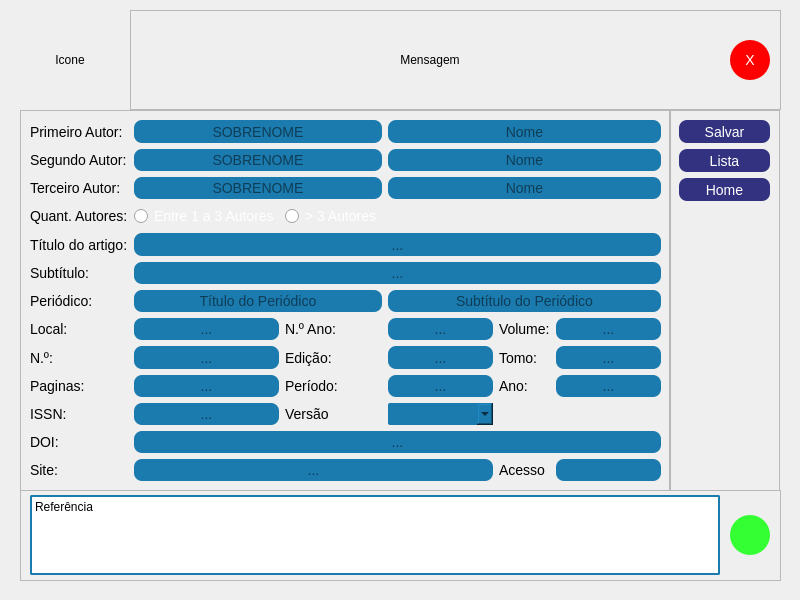
     <widget class="QWidget" name="page_sistema_artigo">
      <widget class="QFrame" name="frame_artigo_principal">
       <property name="geometry">
        <rect>
         <x>10</x>
         <y>10</y>
         <width>781</width>
         <height>581</height>
        </rect>
       </property>
       <property name="frameShape">
        <enum>QFrame::NoFrame</enum>
       </property>
       <property name="frameShadow">
        <enum>QFrame::Plain</enum>
       </property>
       <widget class="QLabel" name="label_icon_artigo">
        <property name="geometry">
         <rect>
          <x>10</x>
          <y>0</y>
          <width>100</width>
          <height>100</height>
         </rect>
        </property>
        <property name="text">
         <string>Icone</string>
        </property>
        <property name="alignment">
         <set>Qt::AlignCenter</set>
        </property>
       </widget>
       <widget class="QFrame" name="frame_artigo_msg">
        <property name="geometry">
         <rect>
          <x>120</x>
          <y>0</y>
          <width>651</width>
          <height>100</height>
         </rect>
        </property>
        <property name="styleSheet">
         <string notr="true">QLabel {
	border-radius: 2px;
}</string>
        </property>
        <property name="frameShape">
         <enum>QFrame::StyledPanel</enum>
        </property>
        <property name="frameShadow">
         <enum>QFrame::Raised</enum>
        </property>
        <widget class="QLabel" name="label_artigo_msg">
         <property name="geometry">
          <rect>
           <x>15</x>
           <y>35</y>
           <width>570</width>
           <height>30</height>
          </rect>
         </property>
         <property name="text">
          <string>Mensagem</string>
         </property>
         <property name="alignment">
          <set>Qt::AlignCenter</set>
         </property>
        </widget>
        <widget class="QPushButton" name="pushButton_artigo_fechar_msg">
         <property name="geometry">
          <rect>
           <x>600</x>
           <y>30</y>
           <width>40</width>
           <height>40</height>
          </rect>
         </property>
         <property name="styleSheet">
          <string notr="true">QPushButton{
	background-color: rgb(255, 0, 0);
	border-radius: 20px;
	font-size: 14px;
	color: white;
}</string>
         </property>
         <property name="text">
          <string>X</string>
         </property>
        </widget>
       </widget>
       <widget class="QFrame" name="frame_artigo_cadastro">
        <property name="geometry">
         <rect>
          <x>10</x>
          <y>100</y>
          <width>651</width>
          <height>381</height>
         </rect>
        </property>
        <property name="styleSheet">
         <string notr="true">QLabel {
	font-family: 'Candara', Arial, sans-serif;
	font-size: 14px;
}
QLineEdit {
	font-family: 'Candara', Arial, sans-serif;
	font-size: 14px;
	background-color: rgb(27, 122, 174);
	border-radius: 8px;
	height: 23px;
}
QPushButton {
	font-family: 'Candara', Arial, sans-serif;
	font-size: 14px;
	background-color: rgb(51, 50, 128);
	border-radius: 8px;
	height: 23px;
	color: rgb(255, 255, 255);
}
QRadioButton {
	font-family: 'Candara', Arial, sans-serif;
	font-size: 14px;
	color: rgb(255, 255, 255);
	height: 23px;
}
QComboBox{
	font-family: 'Candara', Arial, sans-serif;
	font-size: 14px;
	background-color: rgb(27, 122, 174);
	border-radius: 2px;
	height: 23px;
}
QComboBox QAbstractItemView {
	background-color: rgb(27, 122, 174);
	color: white
}</string>
        </property>
        <property name="frameShape">
         <enum>QFrame::StyledPanel</enum>
        </property>
        <property name="frameShadow">
         <enum>QFrame::Raised</enum>
        </property>
        <layout class="QGridLayout" name="gridLayout_3">
         <item row="11" column="0">
          <widget class="QLabel" name="label_artigo_doi">
           <property name="text">
            <string>DOI:</string>
           </property>
          </widget>
         </item>
         <item row="8" column="4">
          <widget class="QLineEdit" name="lineEdit_artigo_edicao">
           <property name="alignment">
            <set>Qt::AlignCenter</set>
           </property>
           <property name="placeholderText">
            <string>...</string>
           </property>
          </widget>
         </item>
         <item row="9" column="5">
          <widget class="QLabel" name="label_artigo_ano">
           <property name="text">
            <string>Ano:</string>
           </property>
          </widget>
         </item>
         <item row="9" column="3">
          <widget class="QLabel" name="label_artigo_periodo">
           <property name="text">
            <string>Período:</string>
           </property>
          </widget>
         </item>
         <item row="7" column="6">
          <widget class="QLineEdit" name="lineEdit_artigo_volume">
           <property name="alignment">
            <set>Qt::AlignCenter</set>
           </property>
           <property name="placeholderText">
            <string>...</string>
           </property>
          </widget>
         </item>
         <item row="8" column="5">
          <widget class="QLabel" name="label_artigo_tomo">
           <property name="text">
            <string>Tomo:</string>
           </property>
          </widget>
         </item>
         <item row="9" column="4">
          <widget class="QLineEdit" name="lineEdit_artigo_periodo">
           <property name="alignment">
            <set>Qt::AlignCenter</set>
           </property>
           <property name="placeholderText">
            <string>...</string>
           </property>
          </widget>
         </item>
         <item row="6" column="0">
          <widget class="QLabel" name="label_artigo_periodico">
           <property name="text">
            <string>Periódico:</string>
           </property>
          </widget>
         </item>
         <item row="7" column="5">
          <widget class="QLabel" name="label_artigo_volume">
           <property name="text">
            <string>Volume:</string>
           </property>
          </widget>
         </item>
         <item row="10" column="0">
          <widget class="QLabel" name="label_artigo_issn">
           <property name="text">
            <string>ISSN:</string>
           </property>
          </widget>
         </item>
         <item row="10" column="2">
          <widget class="QLineEdit" name="lineEdit_artigo_issn">
           <property name="alignment">
            <set>Qt::AlignCenter</set>
           </property>
           <property name="placeholderText">
            <string>...</string>
           </property>
          </widget>
         </item>
         <item row="9" column="6">
          <widget class="QLineEdit" name="lineEdit_artigo_ano">
           <property name="alignment">
            <set>Qt::AlignCenter</set>
           </property>
           <property name="placeholderText">
            <string>...</string>
           </property>
          </widget>
         </item>
         <item row="10" column="3">
          <widget class="QLabel" name="label_artigo_versao">
           <property name="text">
            <string>Versão</string>
           </property>
          </widget>
         </item>
         <item row="10" column="4">
          <widget class="QComboBox" name="comboBox_artigo_versao">
           <item>
            <property name="text">
             <string/>
            </property>
           </item>
           <item>
            <property name="text">
             <string>Físico</string>
            </property>
           </item>
           <item>
            <property name="text">
             <string>Online</string>
            </property>
           </item>
          </widget>
         </item>
         <item row="9" column="2">
          <widget class="QLineEdit" name="lineEdit_artigo_paginas">
           <property name="alignment">
            <set>Qt::AlignCenter</set>
           </property>
           <property name="placeholderText">
            <string>...</string>
           </property>
          </widget>
         </item>
         <item row="1" column="2" colspan="2">
          <widget class="QLineEdit" name="lineEdit_artigo_sobrenome_s_autor">
           <property name="alignment">
            <set>Qt::AlignCenter</set>
           </property>
           <property name="placeholderText">
            <string>SOBRENOME</string>
           </property>
          </widget>
         </item>
         <item row="1" column="4" colspan="3">
          <widget class="QLineEdit" name="lineEdit_artigo_nome_s_autor">
           <property name="alignment">
            <set>Qt::AlignCenter</set>
           </property>
           <property name="placeholderText">
            <string>Nome</string>
           </property>
          </widget>
         </item>
         <item row="9" column="0">
          <widget class="QLabel" name="label_artigo_paginas">
           <property name="text">
            <string>Paginas:</string>
           </property>
          </widget>
         </item>
         <item row="1" column="0">
          <widget class="QLabel" name="label_artigo_s_autor">
           <property name="text">
            <string>Segundo Autor:</string>
           </property>
          </widget>
         </item>
         <item row="12" column="5">
          <widget class="QLabel" name="label_artigo_data_acesso">
           <property name="text">
            <string>Acesso</string>
           </property>
          </widget>
         </item>
         <item row="2" column="2" colspan="2">
          <widget class="QLineEdit" name="lineEdit_artigo_sobrenome_t_autor">
           <property name="alignment">
            <set>Qt::AlignCenter</set>
           </property>
           <property name="placeholderText">
            <string>SOBRENOME</string>
           </property>
          </widget>
         </item>
         <item row="2" column="4" colspan="3">
          <widget class="QLineEdit" name="lineEdit_artigo_nome_t_autor">
           <property name="alignment">
            <set>Qt::AlignCenter</set>
           </property>
           <property name="placeholderText">
            <string>Nome</string>
           </property>
          </widget>
         </item>
         <item row="2" column="0">
          <widget class="QLabel" name="label_artigo_t_autor">
           <property name="text">
            <string>Terceiro Autor:</string>
           </property>
          </widget>
         </item>
         <item row="12" column="0">
          <widget class="QLabel" name="label_artigo_site">
           <property name="text">
            <string>Site:</string>
           </property>
          </widget>
         </item>
         <item row="12" column="2" colspan="3">
          <widget class="QLineEdit" name="lineEdit_artigo_site">
           <property name="alignment">
            <set>Qt::AlignCenter</set>
           </property>
           <property name="placeholderText">
            <string>...</string>
           </property>
          </widget>
         </item>
         <item row="7" column="4">
          <widget class="QLineEdit" name="lineEdit_artigo_num_ano">
           <property name="alignment">
            <set>Qt::AlignCenter</set>
           </property>
           <property name="placeholderText">
            <string>...</string>
           </property>
          </widget>
         </item>
         <item row="7" column="3">
          <widget class="QLabel" name="label_artigo_num_ano">
           <property name="text">
            <string>N.º Ano:</string>
           </property>
          </widget>
         </item>
         <item row="8" column="0">
          <widget class="QLabel" name="label_artigo_numero">
           <property name="text">
            <string>N.º:</string>
           </property>
          </widget>
         </item>
         <item row="3" column="2">
          <widget class="QRadioButton" name="radioButton_artigo_quant_autores_1">
           <property name="text">
            <string>Entre 1 a 3 Autores</string>
           </property>
          </widget>
         </item>
         <item row="0" column="0">
          <widget class="QLabel" name="label_artigo_p_autor">
           <property name="text">
            <string>Primeiro Autor:</string>
           </property>
          </widget>
         </item>
         <item row="0" column="4" colspan="3">
          <widget class="QLineEdit" name="lineEdit_artigo_nome_p_autor">
           <property name="alignment">
            <set>Qt::AlignCenter</set>
           </property>
           <property name="placeholderText">
            <string>Nome</string>
           </property>
          </widget>
         </item>
         <item row="3" column="0">
          <widget class="QLabel" name="label_artigo_quant_autores">
           <property name="text">
            <string>Quant. Autores:</string>
           </property>
          </widget>
         </item>
         <item row="4" column="0">
          <widget class="QLabel" name="label_artigo_titulo">
           <property name="text">
            <string>Título do artigo:</string>
           </property>
          </widget>
         </item>
         <item row="5" column="0">
          <widget class="QLabel" name="label_artigo_subtitulo">
           <property name="text">
            <string>Subtítulo:</string>
           </property>
          </widget>
         </item>
         <item row="3" column="3">
          <widget class="QRadioButton" name="radioButton_artigo_quant_autores_2">
           <property name="text">
            <string>&gt; 3 Autores</string>
           </property>
          </widget>
         </item>
         <item row="4" column="2" colspan="5">
          <widget class="QLineEdit" name="lineEdit_artigo_titulo">
           <property name="alignment">
            <set>Qt::AlignCenter</set>
           </property>
           <property name="placeholderText">
            <string>...</string>
           </property>
          </widget>
         </item>
         <item row="0" column="2" colspan="2">
          <widget class="QLineEdit" name="lineEdit_artigo_sobrenome_p_autor">
           <property name="alignment">
            <set>Qt::AlignCenter</set>
           </property>
           <property name="placeholderText">
            <string>SOBRENOME</string>
           </property>
          </widget>
         </item>
         <item row="7" column="2">
          <widget class="QLineEdit" name="lineEdit_artigo_local">
           <property name="alignment">
            <set>Qt::AlignCenter</set>
           </property>
           <property name="placeholderText">
            <string>...</string>
           </property>
          </widget>
         </item>
         <item row="8" column="6">
          <widget class="QLineEdit" name="lineEdit_artigo_tomo">
           <property name="alignment">
            <set>Qt::AlignCenter</set>
           </property>
           <property name="placeholderText">
            <string>...</string>
           </property>
          </widget>
         </item>
         <item row="8" column="3">
          <widget class="QLabel" name="label_artigo_edicao">
           <property name="text">
            <string>Edição:</string>
           </property>
          </widget>
         </item>
         <item row="7" column="0">
          <widget class="QLabel" name="label_artigo_local">
           <property name="text">
            <string>Local:</string>
           </property>
          </widget>
         </item>
         <item row="11" column="2" colspan="5">
          <widget class="QLineEdit" name="lineEdit_artigo_doi">
           <property name="alignment">
            <set>Qt::AlignCenter</set>
           </property>
           <property name="placeholderText">
            <string>...</string>
           </property>
          </widget>
         </item>
         <item row="8" column="2">
          <widget class="QLineEdit" name="lineEdit_artigo_numero">
           <property name="alignment">
            <set>Qt::AlignCenter</set>
           </property>
           <property name="placeholderText">
            <string>...</string>
           </property>
          </widget>
         </item>
         <item row="12" column="6">
          <widget class="QLineEdit" name="lineEdit_artigo_acesso"/>
         </item>
         <item row="5" column="2" colspan="5">
          <widget class="QLineEdit" name="lineEdit_artigo_subtitulo">
           <property name="alignment">
            <set>Qt::AlignCenter</set>
           </property>
           <property name="placeholderText">
            <string>...</string>
           </property>
          </widget>
         </item>
         <item row="6" column="2" colspan="2">
          <widget class="QLineEdit" name="lineEdit_artigo_periodico_titulo">
           <property name="alignment">
            <set>Qt::AlignCenter</set>
           </property>
           <property name="placeholderText">
            <string>Título do Periódico</string>
           </property>
          </widget>
         </item>
         <item row="6" column="4" colspan="3">
          <widget class="QLineEdit" name="lineEdit_artigo_periodico_subtitulo">
           <property name="alignment">
            <set>Qt::AlignCenter</set>
           </property>
           <property name="placeholderText">
            <string>Subtítulo do Periódico</string>
           </property>
          </widget>
         </item>
        </layout>
       </widget>
       <widget class="QFrame" name="frame_artigo_referencia">
        <property name="geometry">
         <rect>
          <x>10</x>
          <y>480</y>
          <width>761</width>
          <height>91</height>
         </rect>
        </property>
        <property name="styleSheet">
         <string notr="true">QLabel {
	background-color: rgb(255, 255, 255);
	border: 2px solid rgb(27, 122, 174);
	border-radius: 2px;
	color: rgb(0, 0, 0);
}</string>
        </property>
        <property name="frameShape">
         <enum>QFrame::StyledPanel</enum>
        </property>
        <property name="frameShadow">
         <enum>QFrame::Raised</enum>
        </property>
        <widget class="QPushButton" name="pushButton_artigo_limpar_referencia">
         <property name="geometry">
          <rect>
           <x>710</x>
           <y>25</y>
           <width>40</width>
           <height>40</height>
          </rect>
         </property>
         <property name="styleSheet">
          <string notr="true">QPushButton{
	background-color: rgb(51, 255, 51);
	border-radius: 20px;
	font-size: 14px;
	color: white;
}</string>
         </property>
         <property name="text">
          <string/>
         </property>
        </widget>
        <widget class="QLabel" name="label_artigo_referencia">
         <property name="geometry">
          <rect>
           <x>10</x>
           <y>5</y>
           <width>690</width>
           <height>80</height>
          </rect>
         </property>
         <property name="text">
          <string>Referência</string>
         </property>
         <property name="alignment">
          <set>Qt::AlignLeading|Qt::AlignLeft|Qt::AlignTop</set>
         </property>
        </widget>
       </widget>
       <widget class="QFrame" name="frame_artigo_botoes">
        <property name="geometry">
         <rect>
          <x>659</x>
          <y>100</y>
          <width>111</width>
          <height>381</height>
         </rect>
        </property>
        <property name="styleSheet">
         <string notr="true">QPushButton {
	font-family: 'Candara', Arial, sans-serif;
	font-size: 14px;
	background-color: rgb(51, 50, 128);
	border-radius: 8px;
	height: 23px;
	color: rgb(255, 255, 255);
}</string>
        </property>
        <property name="frameShape">
         <enum>QFrame::StyledPanel</enum>
        </property>
        <property name="frameShadow">
         <enum>QFrame::Raised</enum>
        </property>
        <layout class="QGridLayout" name="gridLayout_4">
         <item row="4" column="0">
          <widget class="QPushButton" name="pushButton_artigo_lista">
           <property name="text">
            <string>Lista</string>
           </property>
          </widget>
         </item>
         <item row="6" column="0">
          <spacer name="verticalSpacer_2">
           <property name="orientation">
            <enum>Qt::Vertical</enum>
           </property>
           <property name="sizeHint" stdset="0">
            <size>
             <width>20</width>
             <height>40</height>
            </size>
           </property>
          </spacer>
         </item>
         <item row="5" column="0">
          <widget class="QPushButton" name="pushButton_artigo_home">
           <property name="text">
            <string>Home</string>
           </property>
          </widget>
         </item>
         <item row="3" column="0">
          <widget class="QPushButton" name="pushButton_artigo_salvar">
           <property name="text">
            <string>Salvar</string>
           </property>
          </widget>
         </item>
        </layout>
       </widget>
      </widget>
     </widget>
